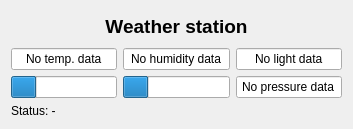
<?xml version="1.0" encoding="UTF-8"?>
<ui version="4.0">
 <class>QWeatherData</class>
 <widget class="QWidget" name="QWeatherData">
  <property name="geometry">
   <rect>
    <x>0</x>
    <y>0</y>
    <width>353</width>
    <height>129</height>
   </rect>
  </property>
  <property name="windowTitle">
   <string>Form</string>
  </property>
  <layout class="QGridLayout" name="gridLayout">
   <item row="1" column="0">
    <widget class="QLineEdit" name="txtTemperature">
     <property name="text">
      <string>No temp. data</string>
     </property>
     <property name="alignment">
      <set>Qt::AlignCenter</set>
     </property>
     <property name="readOnly">
      <bool>true</bool>
     </property>
    </widget>
   </item>
   <item row="1" column="1">
    <widget class="QLineEdit" name="txtHumidity">
     <property name="text">
      <string>No humidity data</string>
     </property>
     <property name="alignment">
      <set>Qt::AlignCenter</set>
     </property>
     <property name="readOnly">
      <bool>true</bool>
     </property>
    </widget>
   </item>
   <item row="1" column="2">
    <widget class="QLineEdit" name="txtLight">
     <property name="text">
      <string>No light data</string>
     </property>
     <property name="alignment">
      <set>Qt::AlignCenter</set>
     </property>
     <property name="readOnly">
      <bool>true</bool>
     </property>
    </widget>
   </item>
   <item row="2" column="0">
    <widget class="QProgressBar" name="prgTemperature">
     <property name="value">
      <number>24</number>
     </property>
     <property name="textVisible">
      <bool>false</bool>
     </property>
    </widget>
   </item>
   <item row="2" column="1">
    <widget class="QProgressBar" name="prgHumidity">
     <property name="value">
      <number>24</number>
     </property>
     <property name="textVisible">
      <bool>false</bool>
     </property>
    </widget>
   </item>
   <item row="2" column="2">
    <widget class="QLineEdit" name="txtPressure">
     <property name="text">
      <string>No pressure data</string>
     </property>
     <property name="alignment">
      <set>Qt::AlignCenter</set>
     </property>
     <property name="readOnly">
      <bool>true</bool>
     </property>
    </widget>
   </item>
   <item row="3" column="0" colspan="3">
    <widget class="QLabel" name="lblStatus">
     <property name="sizePolicy">
      <sizepolicy hsizetype="Preferred" vsizetype="Fixed">
       <horstretch>0</horstretch>
       <verstretch>0</verstretch>
      </sizepolicy>
     </property>
     <property name="text">
      <string>Status: -</string>
     </property>
    </widget>
   </item>
   <item row="0" column="0" colspan="3">
    <widget class="QLabel" name="lblTitle">
     <property name="font">
      <font>
       <pointsize>14</pointsize>
       <weight>75</weight>
       <bold>true</bold>
      </font>
     </property>
     <property name="text">
      <string>Weather station</string>
     </property>
     <property name="alignment">
      <set>Qt::AlignCenter</set>
     </property>
    </widget>
   </item>
  </layout>
  <action name="actionShowCurrent">
   <property name="checkable">
    <bool>true</bool>
   </property>
   <property name="text">
    <string>Current readings</string>
   </property>
   <property name="toolTip">
    <string>Show the current readings</string>
   </property>
  </action>
  <action name="actionShowSmoothed">
   <property name="checkable">
    <bool>true</bool>
   </property>
   <property name="text">
    <string>Smoothed</string>
   </property>
   <property name="toolTip">
    <string>Show the smoother current readings</string>
   </property>
  </action>
  <action name="actionShowAverage">
   <property name="checkable">
    <bool>true</bool>
   </property>
   <property name="text">
    <string>Average</string>
   </property>
   <property name="toolTip">
    <string>Show long term average</string>
   </property>
  </action>
  <action name="actionClear">
   <property name="text">
    <string>Clear</string>
   </property>
   <property name="toolTip">
    <string>Clear current readings</string>
   </property>
  </action>
 </widget>
 <resources/>
 <connections/>
</ui>
